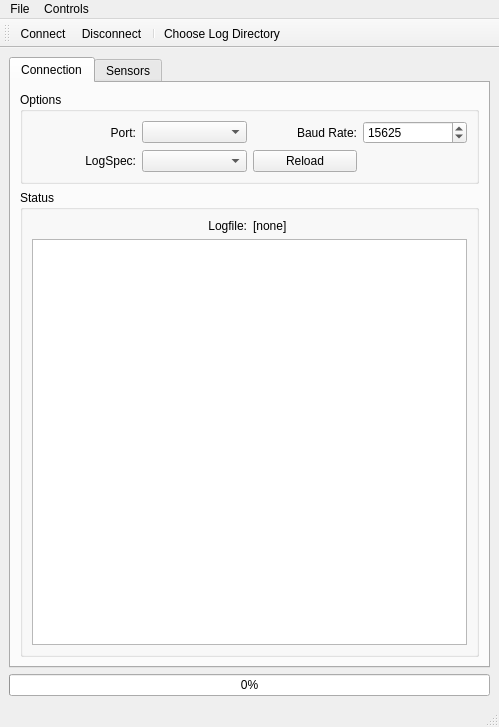
<ui version="4.0" >
 <class>MainWindow</class>
 <widget class="QMainWindow" name="MainWindow" >
  <property name="geometry" >
   <rect>
    <x>0</x>
    <y>0</y>
    <width>499</width>
    <height>727</height>
   </rect>
  </property>
  <property name="windowTitle" >
   <string>MainWindow</string>
  </property>
  <widget class="QWidget" name="centralwidget" >
   <layout class="QVBoxLayout" >
    <property name="margin" >
     <number>9</number>
    </property>
    <property name="spacing" >
     <number>6</number>
    </property>
    <item>
     <widget class="QTabWidget" name="tabControl" >
      <property name="currentIndex" >
       <number>0</number>
      </property>
      <widget class="QWidget" name="tab" >
       <attribute name="title" >
        <string>Connection</string>
       </attribute>
       <layout class="QVBoxLayout" >
        <property name="margin" >
         <number>9</number>
        </property>
        <property name="spacing" >
         <number>6</number>
        </property>
        <item>
         <widget class="QGroupBox" name="optionsGrouBox" >
          <property name="title" >
           <string>Options</string>
          </property>
          <layout class="QGridLayout" >
           <property name="margin" >
            <number>9</number>
           </property>
           <property name="spacing" >
            <number>6</number>
           </property>
           <item row="0" column="0" >
            <widget class="QLabel" name="label" >
             <property name="text" >
              <string>Port:</string>
             </property>
             <property name="alignment" >
              <set>Qt::AlignRight|Qt::AlignTrailing|Qt::AlignVCenter</set>
             </property>
             <property name="buddy" >
              <cstring>PortComboBox</cstring>
             </property>
            </widget>
           </item>
           <item row="1" column="0" >
            <widget class="QLabel" name="label_2" >
             <property name="text" >
              <string>LogSpec:</string>
             </property>
             <property name="alignment" >
              <set>Qt::AlignRight|Qt::AlignTrailing|Qt::AlignVCenter</set>
             </property>
             <property name="buddy" >
              <cstring>LogSpecComboBox</cstring>
             </property>
            </widget>
           </item>
           <item row="1" column="1" >
            <widget class="QComboBox" name="LogSpecComboBox" />
           </item>
           <item row="0" column="1" >
            <widget class="QComboBox" name="PortComboBox" />
           </item>
           <item row="0" column="2" >
            <widget class="QLabel" name="label_3" >
             <property name="text" >
              <string>Baud Rate:</string>
             </property>
             <property name="alignment" >
              <set>Qt::AlignRight|Qt::AlignTrailing|Qt::AlignVCenter</set>
             </property>
             <property name="buddy" >
              <cstring>BaudRateBox</cstring>
             </property>
            </widget>
           </item>
           <item row="0" column="3" >
            <widget class="QSpinBox" name="BaudRateBox" >
             <property name="maximum" >
              <number>115200</number>
             </property>
             <property name="minimum" >
              <number>1200</number>
             </property>
             <property name="value" >
              <number>15625</number>
             </property>
            </widget>
           </item>
           <item row="1" column="2" >
            <widget class="QPushButton" name="specReloadButton" >
             <property name="text" >
              <string>Reload</string>
             </property>
            </widget>
           </item>
          </layout>
         </widget>
        </item>
        <item>
         <widget class="QGroupBox" name="groupBox_2" >
          <property name="title" >
           <string>Status</string>
          </property>
          <layout class="QGridLayout" >
           <property name="margin" >
            <number>9</number>
           </property>
           <property name="spacing" >
            <number>6</number>
           </property>
           <item row="1" column="0" colspan="2" >
            <widget class="QTextBrowser" name="ConnectStatus" >
             <property name="enabled" >
              <bool>true</bool>
             </property>
             <property name="palette" >
              <palette>
               <active>
                <colorrole role="WindowText" >
                 <brush brushstyle="SolidPattern" >
                  <color alpha="255" >
                   <red>0</red>
                   <green>0</green>
                   <blue>0</blue>
                  </color>
                 </brush>
                </colorrole>
                <colorrole role="Text" >
                 <brush brushstyle="SolidPattern" >
                  <color alpha="255" >
                   <red>0</red>
                   <green>0</green>
                   <blue>0</blue>
                  </color>
                 </brush>
                </colorrole>
                <colorrole role="Highlight" >
                 <brush brushstyle="SolidPattern" >
                  <color alpha="255" >
                   <red>181</red>
                   <green>213</green>
                   <blue>255</blue>
                  </color>
                 </brush>
                </colorrole>
               </active>
               <inactive>
                <colorrole role="WindowText" >
                 <brush brushstyle="SolidPattern" >
                  <color alpha="255" >
                   <red>0</red>
                   <green>0</green>
                   <blue>0</blue>
                  </color>
                 </brush>
                </colorrole>
                <colorrole role="Text" >
                 <brush brushstyle="SolidPattern" >
                  <color alpha="255" >
                   <red>0</red>
                   <green>0</green>
                   <blue>0</blue>
                  </color>
                 </brush>
                </colorrole>
                <colorrole role="Highlight" >
                 <brush brushstyle="SolidPattern" >
                  <color alpha="255" >
                   <red>62</red>
                   <green>146</green>
                   <blue>255</blue>
                  </color>
                 </brush>
                </colorrole>
               </inactive>
               <disabled>
                <colorrole role="WindowText" >
                 <brush brushstyle="SolidPattern" >
                  <color alpha="255" >
                   <red>0</red>
                   <green>0</green>
                   <blue>0</blue>
                  </color>
                 </brush>
                </colorrole>
                <colorrole role="Text" >
                 <brush brushstyle="SolidPattern" >
                  <color alpha="255" >
                   <red>0</red>
                   <green>0</green>
                   <blue>0</blue>
                  </color>
                 </brush>
                </colorrole>
                <colorrole role="Highlight" >
                 <brush brushstyle="SolidPattern" >
                  <color alpha="255" >
                   <red>62</red>
                   <green>146</green>
                   <blue>255</blue>
                  </color>
                 </brush>
                </colorrole>
               </disabled>
              </palette>
             </property>
             <property name="font" >
              <font>
               <family>Courier</family>
               <pointsize>12</pointsize>
              </font>
             </property>
             <property name="whatsThis" >
              <string>This buffer displays configuration and connection information.</string>
             </property>
             <property name="verticalScrollBarPolicy" >
              <enum>Qt::ScrollBarAsNeeded</enum>
             </property>
             <property name="horizontalScrollBarPolicy" >
              <enum>Qt::ScrollBarAsNeeded</enum>
             </property>
            </widget>
           </item>
           <item row="0" column="0" >
            <widget class="QLabel" name="label_4" >
             <property name="layoutDirection" >
              <enum>Qt::LeftToRight</enum>
             </property>
             <property name="text" >
              <string>Logfile:</string>
             </property>
             <property name="alignment" >
              <set>Qt::AlignRight|Qt::AlignTrailing|Qt::AlignVCenter</set>
             </property>
             <property name="textInteractionFlags" >
              <enum>Qt::NoTextInteraction</enum>
             </property>
            </widget>
           </item>
           <item row="0" column="1" >
            <widget class="QLabel" name="outfileLabel" >
             <property name="toolTip" >
              <string>Logged output is written here.</string>
             </property>
             <property name="text" >
              <string>[none]</string>
             </property>
             <property name="alignment" >
              <set>Qt::AlignLeading|Qt::AlignLeft|Qt::AlignVCenter</set>
             </property>
            </widget>
           </item>
          </layout>
         </widget>
        </item>
       </layout>
      </widget>
      <widget class="QWidget" name="tab_2" >
       <attribute name="title" >
        <string>Sensors</string>
       </attribute>
       <layout class="QGridLayout" >
        <property name="margin" >
         <number>9</number>
        </property>
        <property name="spacing" >
         <number>6</number>
        </property>
        <item row="0" column="0" >
         <widget class="QTableWidget" name="sensorValues" >
          <property name="enabled" >
           <bool>true</bool>
          </property>
          <property name="palette" >
           <palette>
            <active>
             <colorrole role="Text" >
              <brush brushstyle="SolidPattern" >
               <color alpha="255" >
                <red>0</red>
                <green>0</green>
                <blue>0</blue>
               </color>
              </brush>
             </colorrole>
             <colorrole role="AlternateBase" >
              <brush brushstyle="SolidPattern" >
               <color alpha="255" >
                <red>255</red>
                <green>255</green>
                <blue>255</blue>
               </color>
              </brush>
             </colorrole>
            </active>
            <inactive>
             <colorrole role="Text" >
              <brush brushstyle="SolidPattern" >
               <color alpha="255" >
                <red>0</red>
                <green>0</green>
                <blue>0</blue>
               </color>
              </brush>
             </colorrole>
             <colorrole role="AlternateBase" >
              <brush brushstyle="SolidPattern" >
               <color alpha="255" >
                <red>255</red>
                <green>255</green>
                <blue>255</blue>
               </color>
              </brush>
             </colorrole>
            </inactive>
            <disabled>
             <colorrole role="Text" >
              <brush brushstyle="SolidPattern" >
               <color alpha="255" >
                <red>0</red>
                <green>0</green>
                <blue>0</blue>
               </color>
              </brush>
             </colorrole>
             <colorrole role="AlternateBase" >
              <brush brushstyle="SolidPattern" >
               <color alpha="255" >
                <red>255</red>
                <green>255</green>
                <blue>255</blue>
               </color>
              </brush>
             </colorrole>
            </disabled>
           </palette>
          </property>
          <property name="autoFillBackground" >
           <bool>false</bool>
          </property>
          <property name="frameShape" >
           <enum>QFrame::Box</enum>
          </property>
          <property name="frameShadow" >
           <enum>QFrame::Sunken</enum>
          </property>
          <property name="lineWidth" >
           <number>1</number>
          </property>
          <property name="alternatingRowColors" >
           <bool>true</bool>
          </property>
          <property name="gridStyle" >
           <enum>Qt::DashLine</enum>
          </property>
          <property name="columnCount" >
           <number>2</number>
          </property>
          <column/>
          <column/>
         </widget>
        </item>
       </layout>
      </widget>
     </widget>
    </item>
    <item>
     <widget class="QProgressBar" name="sensorProgressBar" >
      <property name="value" >
       <number>0</number>
      </property>
      <property name="orientation" >
       <enum>Qt::Horizontal</enum>
      </property>
     </widget>
    </item>
   </layout>
  </widget>
  <widget class="QMenuBar" name="menubar" >
   <property name="geometry" >
    <rect>
     <x>0</x>
     <y>0</y>
     <width>499</width>
     <height>22</height>
    </rect>
   </property>
   <widget class="QMenu" name="menuControls" >
    <property name="title" >
     <string>Controls</string>
    </property>
    <addaction name="actionConnect" />
    <addaction name="actionDisconnect" />
   </widget>
   <widget class="QMenu" name="menuFile" >
    <property name="title" >
     <string>File</string>
    </property>
    <addaction name="actionChoose_Log_Directory" />
    <addaction name="separator" />
    <addaction name="actionAbout" />
   </widget>
   <addaction name="menuFile" />
   <addaction name="menuControls" />
  </widget>
  <widget class="QStatusBar" name="statusbar" />
  <widget class="QToolBar" name="toolBar" >
   <property name="orientation" >
    <enum>Qt::Horizontal</enum>
   </property>
   <property name="toolButtonStyle" >
    <enum>Qt::ToolButtonTextUnderIcon</enum>
   </property>
   <attribute name="toolBarArea" >
    <number>4</number>
   </attribute>
   <addaction name="actionConnect" />
   <addaction name="actionDisconnect" />
   <addaction name="separator" />
   <addaction name="actionChoose_Log_Directory" />
  </widget>
  <action name="actionChoose_Log_Directory" >
   <property name="icon" >
    <iconset>:/icons/crystal_project/mydocuments.png</iconset>
   </property>
   <property name="text" >
    <string>Choose Log Directory</string>
   </property>
  </action>
  <action name="actionAbout" >
   <property name="text" >
    <string>About</string>
   </property>
  </action>
  <action name="actionConnect" >
   <property name="icon" >
    <iconset>:/icons/crystal_project/usb.png</iconset>
   </property>
   <property name="text" >
    <string>Connect</string>
   </property>
  </action>
  <action name="actionDisconnect" >
   <property name="icon" >
    <iconset>:/icons/nuoveXT-kde-1.6/error.png</iconset>
   </property>
   <property name="text" >
    <string>Disconnect</string>
   </property>
  </action>
 </widget>
 <tabstops>
  <tabstop>tabControl</tabstop>
  <tabstop>PortComboBox</tabstop>
  <tabstop>BaudRateBox</tabstop>
  <tabstop>LogSpecComboBox</tabstop>
  <tabstop>specReloadButton</tabstop>
  <tabstop>ConnectStatus</tabstop>
  <tabstop>sensorValues</tabstop>
 </tabstops>
 <resources>
  <include location="MacLogger.qrc" />
 </resources>
 <connections/>
</ui>
